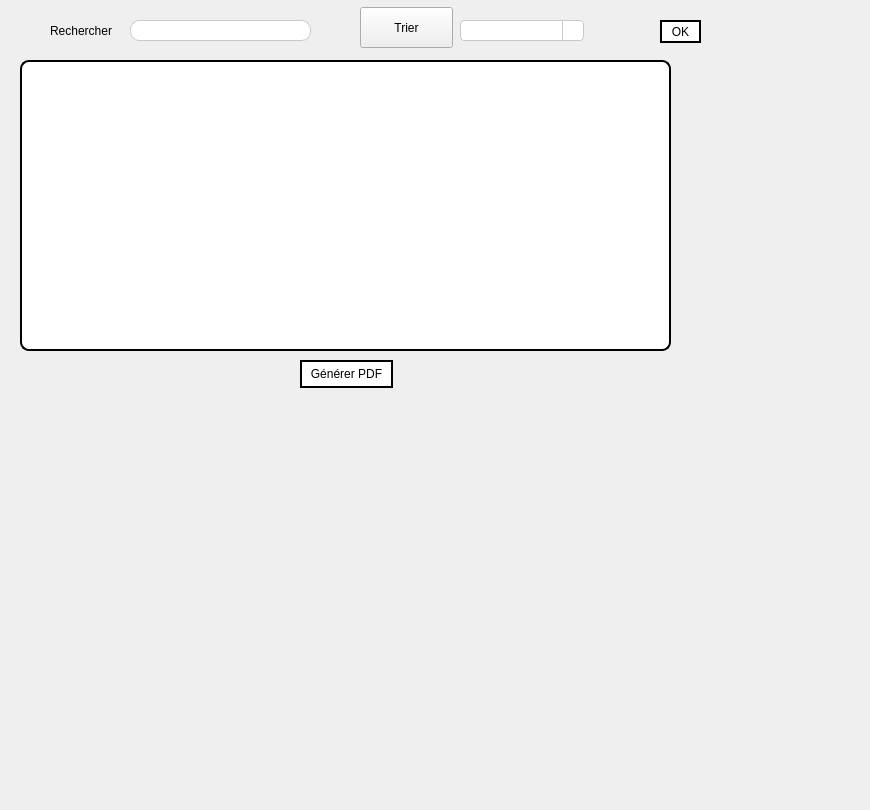
      <widget class="QWidget" name="tab_140">
       <attribute name="title">
        <string>Afficher un équipement</string>
       </attribute>
       <widget class="QTableView" name="tableView_2">
        <property name="geometry">
         <rect>
          <x>20</x>
          <y>60</y>
          <width>651</width>
          <height>291</height>
         </rect>
        </property>
        <property name="styleSheet">
         <string notr="true">
QTableView {
background-color: #ffffff;
border: 2px solid #000000;
border-radius: 9px;
selection-background-color: #1e90ff;
selection-color: #ffffff;
}

QHeaderView::section {
background-color: #f0f0f0;
border: 9px solid #000000;
border-radius: 4px;
padding: 4px;
}</string>
        </property>
       </widget>
       <widget class="QLabel" name="label_15">
        <property name="geometry">
         <rect>
          <x>50</x>
          <y>10</y>
          <width>71</width>
          <height>41</height>
         </rect>
        </property>
        <property name="styleSheet">
         <string notr="true">
font: 87 8pt &quot;Segoe UI Black&quot;;</string>
        </property>
        <property name="text">
         <string>Rechercher</string>
        </property>
       </widget>
       <widget class="QLineEdit" name="lineEdit_10">
        <property name="geometry">
         <rect>
          <x>130</x>
          <y>20</y>
          <width>181</width>
          <height>21</height>
         </rect>
        </property>
        <property name="styleSheet">
         <string notr="true">QLineEdit {
background-color: #ffffff;
border: 1px solid #c9c9c9;
border-radius: 9px;
padding: 2px 8px;
}

QLineEdit:focus {
border-color: #1e90ff;
}</string>
        </property>
       </widget>
       <widget class="QPushButton" name="pushButton_4">
        <property name="geometry">
         <rect>
          <x>360</x>
          <y>7</y>
          <width>93</width>
          <height>41</height>
         </rect>
        </property>
        <property name="styleSheet">
         <string notr="true">
font: 87 8pt &quot;Segoe UI Black&quot;;</string>
        </property>
        <property name="text">
         <string>Trier</string>
        </property>
       </widget>
       <widget class="QComboBox" name="comboBox">
        <property name="geometry">
         <rect>
          <x>460</x>
          <y>20</y>
          <width>124</width>
          <height>21</height>
         </rect>
        </property>
        <property name="styleSheet">
         <string notr="true">QComboBox {
background-color: #ffffff;
border: 1px solid #c9c9c9;
border-radius: 4px;
padding: 4px;
min-width: 6em;
}

QComboBox::drop-down {
subcontrol-origin: padding;
subcontrol-position: top right;
width: 20px;
border-left-width: 1px;
border-left-color: #c9c9c9;
border-left-style: solid;
border-top-right-radius: 4px;
border-bottom-right-radius: 4px;
}

QComboBox::down-arrow {
image: url(:/down_arrow.png);
}

QComboBox:hover {
border-color: #1e90ff;
}

QComboBox:focus {
border-color: #1e90ff;
}</string>
        </property>
       </widget>
       <widget class="QLabel" name="label_217">
        <property name="geometry">
         <rect>
          <x>-10</x>
          <y>-90</y>
          <width>861</width>
          <height>801</height>
         </rect>
        </property>
        <property name="text">
         <string/>
        </property>
        <property name="pixmap">
         <pixmap resource="fond.qrc">:/Plan de travail 1@3x.png</pixmap>
        </property>
       </widget>
       <widget class="QPushButton" name="pushButton_3">
        <property name="geometry">
         <rect>
          <x>300</x>
          <y>360</y>
          <width>93</width>
          <height>28</height>
         </rect>
        </property>
        <property name="styleSheet">
         <string notr="true">QPushButton {
border: 2px solid black;
font: 87 7pt &quot;Segoe UI Black&quot;;
	background-color: rgb(255, 255, 255);

}</string>
        </property>
        <property name="text">
         <string>Générer PDF</string>
        </property>
       </widget>
       <widget class="QPushButton" name="Rechercher_NOUR_5">
        <property name="geometry">
         <rect>
          <x>660</x>
          <y>20</y>
          <width>41</width>
          <height>23</height>
         </rect>
        </property>
        <property name="styleSheet">
         <string notr="true">QPushButton {
border: 2px solid black;
font: 87 7pt &quot;Segoe UI Black&quot;;
	background-color: rgb(255, 255, 255);

}</string>
        </property>
        <property name="text">
         <string>OK</string>
        </property>
       </widget>
       <zorder>label_217</zorder>
       <zorder>tableView_2</zorder>
       <zorder>label_15</zorder>
       <zorder>lineEdit_10</zorder>
       <zorder>pushButton_4</zorder>
       <zorder>comboBox</zorder>
       <zorder>pushButton_3</zorder>
       <zorder>Rechercher_NOUR_5</zorder>
      </widget>
